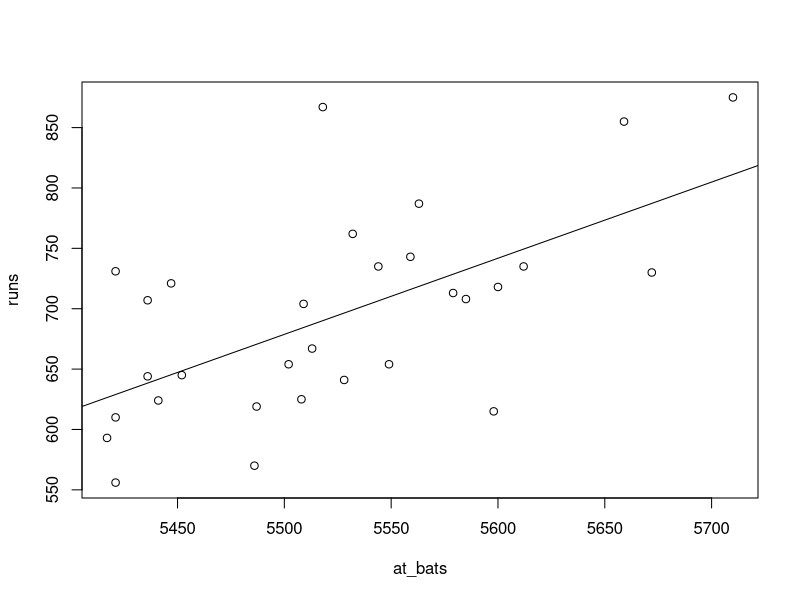
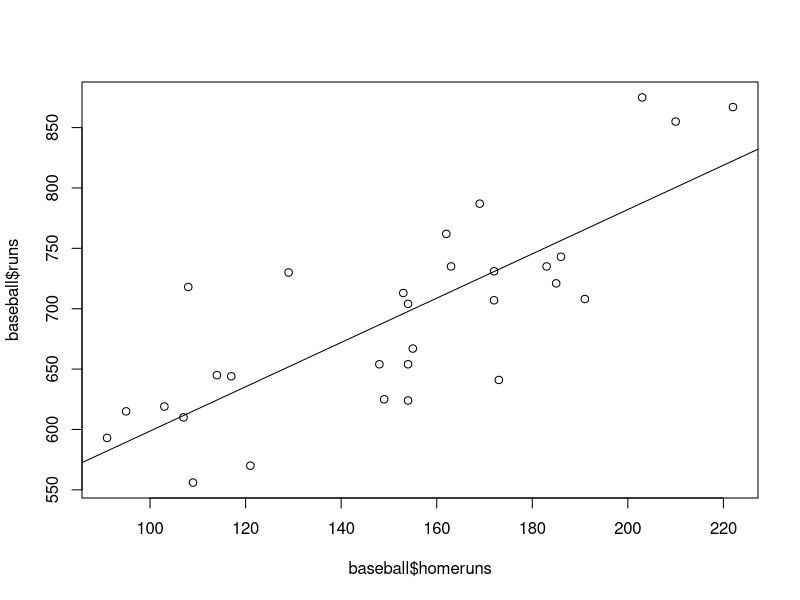
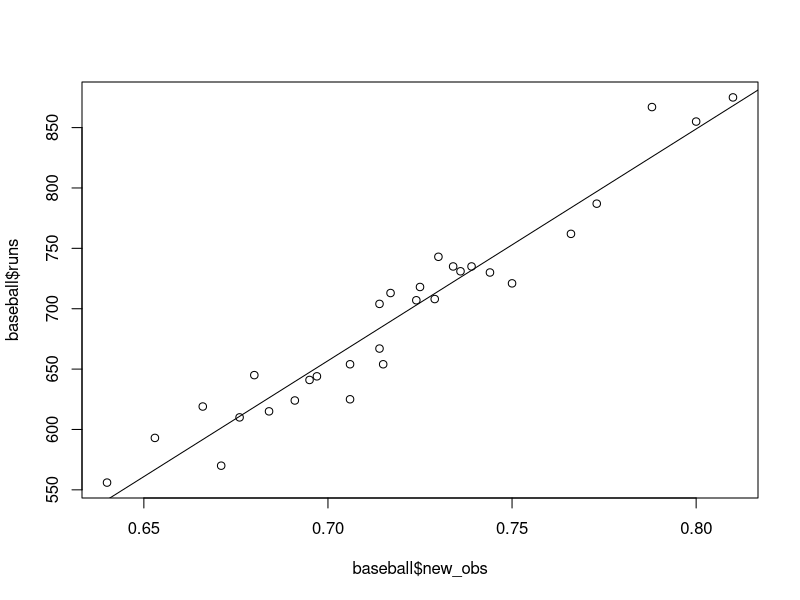

The R source for these figures, in order:
## ---- chunk 1
require(lattice)

baseball <- read.csv("baseball.csv")
baseball
## ---- chunk 2
plot(runs~at_bats,data=baseball)
m1  <- lm ( runs  ~  at_bats ,  data =  baseball )
abline(m1)

## ---- chunk 3
cor(baseball$runs,baseball$at_bats)
## [1] 0.610627
## ---- chunk 4
m1  <- lm ( runs ~ at_bats, data = baseball )
m1
summary(m1)
## ---- chunk 5
m2 = lm ( runs  ~  homeruns ,  data =  baseball )
summary(m2)
cor(baseball$runs,baseball$homeruns)
## ---- chunk 6

plot(baseball$ runs  ~  baseball$ homeruns )
abline(m2)
## ---- chunk 7
min(baseball$homeruns); max(baseball$homeruns)
## [1] 91
## [1] 222
## ---- chunk 8
runs = -2789.24 + 0.6305 * 5579
round(runs)
## [1] 728
## ---- chunk 9
m3 = lm ( runs  ~  new_obs ,  data =  baseball )
plot(baseball$ runs  ~  baseball$ new_obs )
abline(m3)
cor(baseball$ runs, baseball$ new_obs)
## [1] 0.9669163
## ---- chunk 10
summary(m1)
summary(m3)

#R2 for runs ~ at_bats
summary(m1)$r.squared
## [1] 0.3728654
cor(baseball$runs,baseball$at_bats)
## [1] 0.610627

#R2 for runs ~ new_obs
summary(m3)$r.squared
## [1] 0.9349271
cor(baseball$ runs, baseball$ new_obs) 
## [1] 0.9669163
